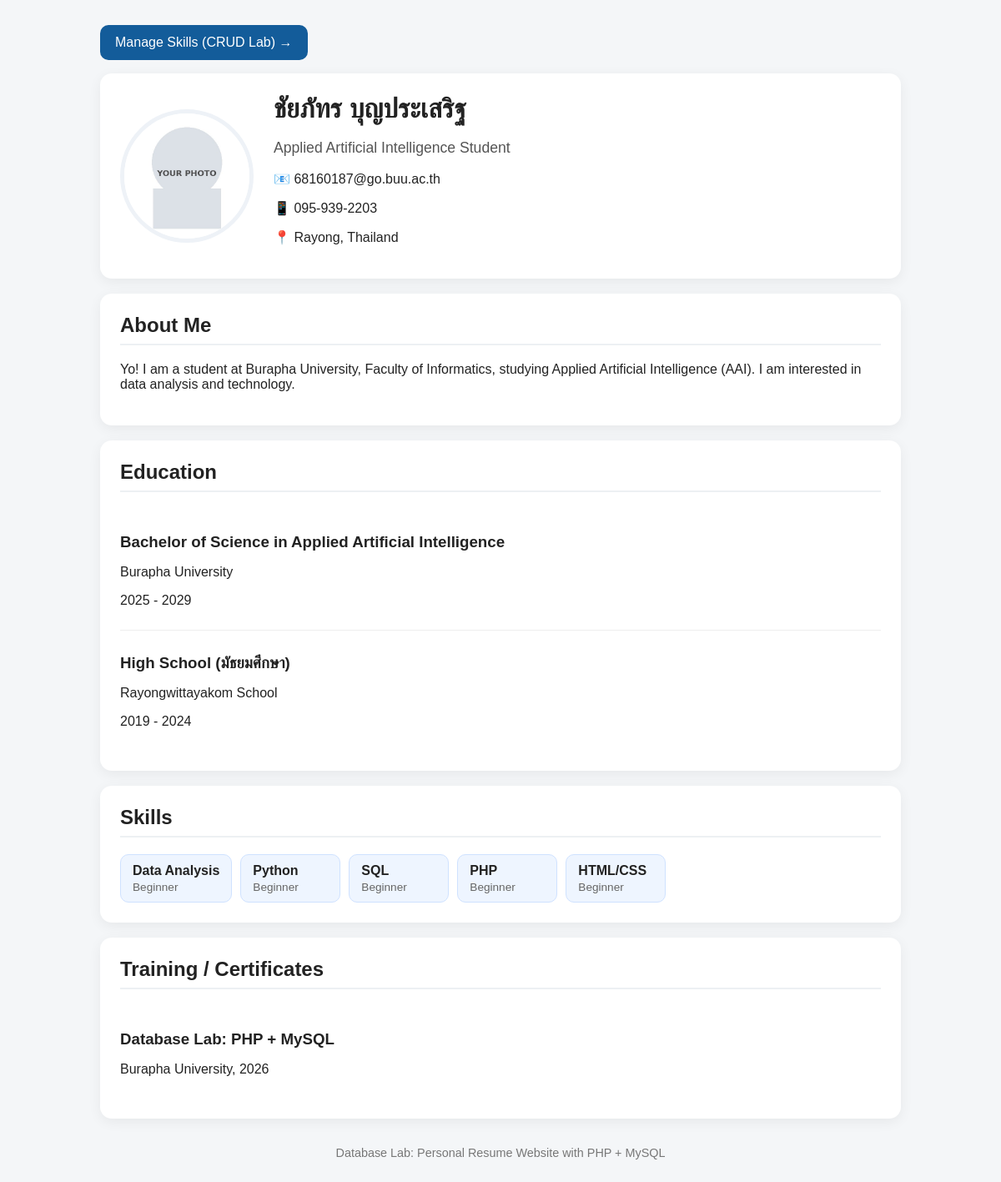
The page / on the database its author committed.
### tables this page shows
CREATE TABLE profile (
 id INT AUTO_INCREMENT PRIMARY KEY,
 full_name VARCHAR(150) NOT NULL,
 headline VARCHAR(200), email VARCHAR(150), phone VARCHAR(30),
 address VARCHAR(255), about_me TEXT, photo VARCHAR(255)
);

CREATE TABLE education (
 id INT AUTO_INCREMENT PRIMARY KEY, profile_id INT NOT NULL,
 degree VARCHAR(200) NOT NULL, institution VARCHAR(200) NOT NULL,
 start_year YEAR, end_year YEAR,
 CONSTRAINT fk_education_profile FOREIGN KEY (profile_id) REFERENCES profile(id) ON DELETE CASCADE
);

CREATE TABLE skill (
 id INT AUTO_INCREMENT PRIMARY KEY, profile_id INT NOT NULL,
 skill_name VARCHAR(120) NOT NULL, skill_level VARCHAR(50),
 CONSTRAINT fk_skill_profile FOREIGN KEY (profile_id) REFERENCES profile(id) ON DELETE CASCADE
);

CREATE TABLE training (
 id INT AUTO_INCREMENT PRIMARY KEY, profile_id INT NOT NULL,
 course_name VARCHAR(200) NOT NULL, organization VARCHAR(200), training_year YEAR,
 CONSTRAINT fk_training_profile FOREIGN KEY (profile_id) REFERENCES profile(id) ON DELETE CASCADE
);

### index.php (the view, shortened to what this page needs)
<?php
require_once 'config/db.php';
$profile = null;
$sql = "SELECT * FROM profile LIMIT 1";
$result = mysqli_query($conn, $sql);
if ($result && mysqli_num_rows($result) > 0) {
    $profile = mysqli_fetch_assoc($result);
}
$educations = [];
$sql = "SELECT * FROM education ORDER BY start_year DESC";
$result = mysqli_query($conn, $sql);
if ($result) {
    while ($row = mysqli_fetch_assoc($result)) {
        $educations[] = $row;
    }
}
$skills = [];
$stmt = mysqli_prepare($conn, 'SELECT skill_name, skill_level FROM skill WHERE profile_id = ? ORDER BY id');
if ($stmt) {
    $profileId = (int)($profile['id'] ?? 0);
    mysqli_stmt_bind_param($stmt, 'i', $profileId);
    mysqli_stmt_execute($stmt);
    $result = mysqli_stmt_get_result($stmt);
    while ($row = mysqli_fetch_assoc($result)) { $skills[] = $row; }
}
$trainings = [];
$stmt = mysqli_prepare($conn, 'SELECT course_name, organization, training_year FROM training WHERE profile_id = ? ORDER BY training_year DESC, id DESC');
if ($stmt) {
    $profileId = (int)($profile['id'] ?? 0);
    mysqli_stmt_bind_param($stmt, 'i', $profileId);
    mysqli_stmt_execute($stmt);
    $result = mysqli_stmt_get_result($stmt);
    while ($row = mysqli_fetch_assoc($result)) { $trainings[] = $row; }
}
?>
<!doctype html>
<html lang="th">
<head>
    <link rel="stylesheet" href="assets/css/style.css">
</head>
<body>
<div class="container">
    <p><a href="skills.php" style="display:inline-block;padding:12px 18px;background:#135c9a;color:white;border-radius:10px;text-decoration:none">Manage Skills (CRUD Lab) →</a></p>
    <header class="hero card">
        <img class="avatar" src="assets/images/<?php echo $profile ? htmlspecialchars($profile['photo']) : 'student.jpg'; ?>" alt="Profile Photo">
        <div>
            <h1><?php echo $profile ? htmlspecialchars($profile['full_name']) : 'Your Name'; ?></h1>
            <p class="headline"><?php echo $profile ? htmlspecialchars($profile['headline']) : 'Student Resume Website'; ?></p>
            <?php if ($profile): ?>
                <p>📧 <?php echo htmlspecialchars($profile['email']); ?></p>
                <p>📱 <?php echo htmlspecialchars($profile['phone']); ?></p>
                <p>📍 <?php echo htmlspecialchars($profile['address']); ?></p>
            <?php endif; ?>
        </div>
    </header>
    <section class="card">
        <h2>About Me</h2>
        <p><?php echo $profile ? nl2br(htmlspecialchars($profile['about_me'])) : 'Add your profile data in phpMyAdmin.'; ?></p>
    </section>
    <section class="card">
        <h2>Education</h2>
        <?php if (count($educations) > 0): ?>
            <?php foreach ($educations as $edu): ?>
                <div class="item">
                    <h3><?php echo htmlspecialchars($edu['degree']); ?></h3>
                    <p><?php echo htmlspecialchars($edu['institution']); ?></p>
                    <p><?php echo htmlspecialchars($edu['start_year']); ?> - <?php echo htmlspecialchars($edu['end_year']); ?></p>
                </div>
            <?php endforeach; ?>
        <?php else: ?>
            <p>No education data found.</p>
        <?php endif; ?>
    </section>
    <section class="card">
        <h2>Skills</h2>
        <div class="skills">
            <?php foreach ($skills as $skill): ?>
                <div class="skill-badge">
                    <strong><?php echo htmlspecialchars($skill['skill_name']); ?></strong>
                    <span><?php echo htmlspecialchars($skill['skill_level']); ?></span>
                </div>
            <?php endforeach; ?>
        </div>
    </section>
    <section class="card">
        <h2>Training / Certificates</h2>
        <?php foreach ($trainings as $training): ?>
            <div class="item">
                <h3><?php echo htmlspecialchars($training['course_name']); ?></h3>
                <p><?php echo htmlspecialchars($training['organization']); ?>, <?php echo htmlspecialchars($training['training_year']); ?></p>
            </div>
        <?php endforeach; ?>
    </section>
    <footer>
        Database Lab: Personal Resume Website with PHP + MySQL
    </footer>
</div>
</body>
</html>

### assets/css/style.css (style rules this page uses)
* { box-sizing: border-box; }
body { margin: 0; font-family: Arial, Tahoma, sans-serif; background: #f4f6f8; color: #222; }
.container { width: min(960px, 92%); margin: 30px auto; }
.card { background: white; border-radius: 14px; padding: 24px; margin-bottom: 18px; box-shadow: 0 4px 16px rgba(0,0,0,0.06); }
.hero { display: flex; align-items: center; gap: 24px; }
.avatar { width: 160px; height: 160px; object-fit: cover; border-radius: 50%; border: 5px solid #eef2f7; }
h1 { margin: 0 0 8px; font-size: 2rem; }
h2 { margin-top: 0; border-bottom: 2px solid #edf0f3; padding-bottom: 8px; }
h3 { margin-bottom: 5px; }
.headline { font-size: 1.1rem; color: #555; }
.item { padding: 10px 0; border-bottom: 1px solid #eee; }
.item:last-child { border-bottom: none; }
.skills { display: flex; flex-wrap: wrap; gap: 10px; }
.skill-badge { background: #eef5ff; border: 1px solid #cfe2ff; border-radius: 10px; padding: 10px 14px; display: flex; flex-direction: column; min-width: 120px; }
.skill-badge span { font-size: 0.85rem; color: #666; margin-top: 3px; }
footer { text-align: center; color: #777; padding: 15px; font-size: 0.9rem; }

### rows shown on the page
profile: photo (picture), full_name "ชัยภัทร บุญประเสริฐ", headline "Applied Artificial Intelligence Student", email "68160187@go.buu.ac.th", phone "095-939-2203", address "Rayong, Thailand", about_me "Yo! I am a student at Burapha University, Faculty of Informatics, studying Applied Artificial Intelligence (AAI). I am interested in data analysis and technology."
education: degree "Bachelor of Science in Applied Artificial Intelligence", institution "Burapha University", start_year "2025", end_year "2029"
education: degree "High School (มัธยมศึกษา)", institution "Rayongwittayakom School", start_year "2019", end_year "2024"
skill: skill_name "Data Analysis", skill_level "Beginner"
skill: skill_name "Python", skill_level "Beginner"
skill: skill_name "SQL", skill_level "Beginner"
skill: skill_name "PHP", skill_level "Beginner"
skill: skill_name "HTML/CSS", skill_level "Beginner"
training: course_name "Database Lab: PHP + MySQL", organization "Burapha University", training_year "2026"
